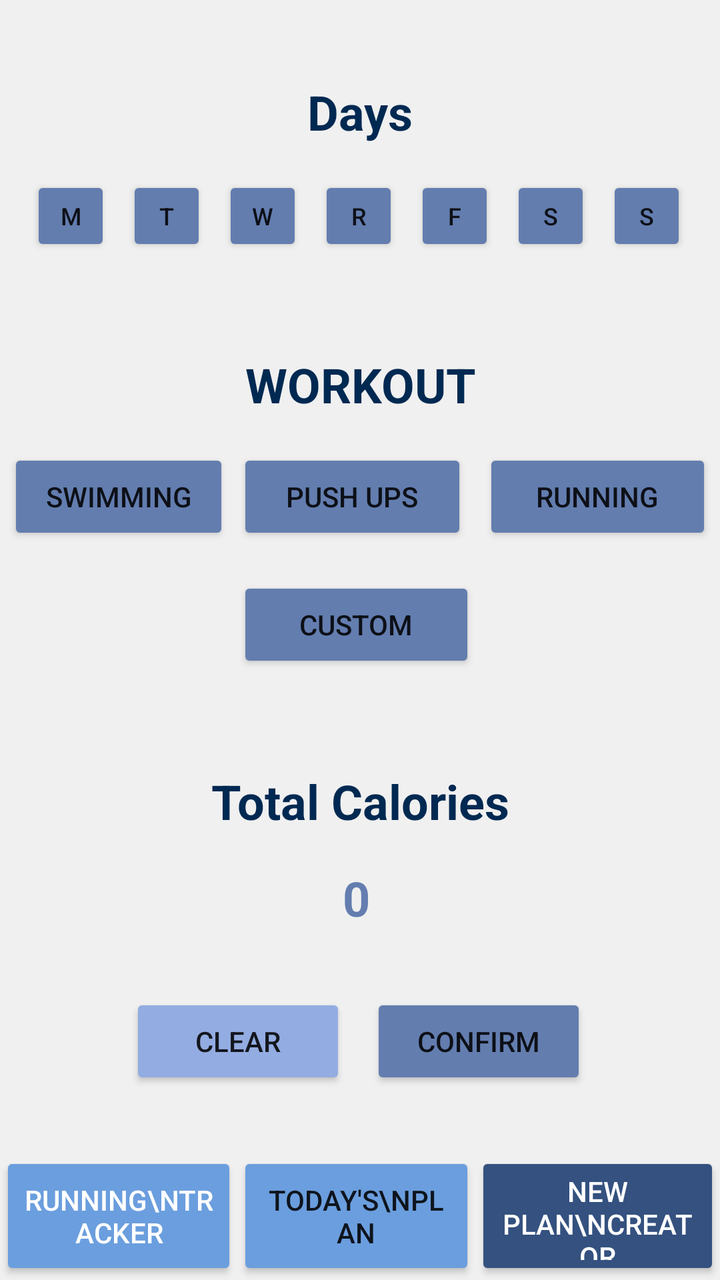
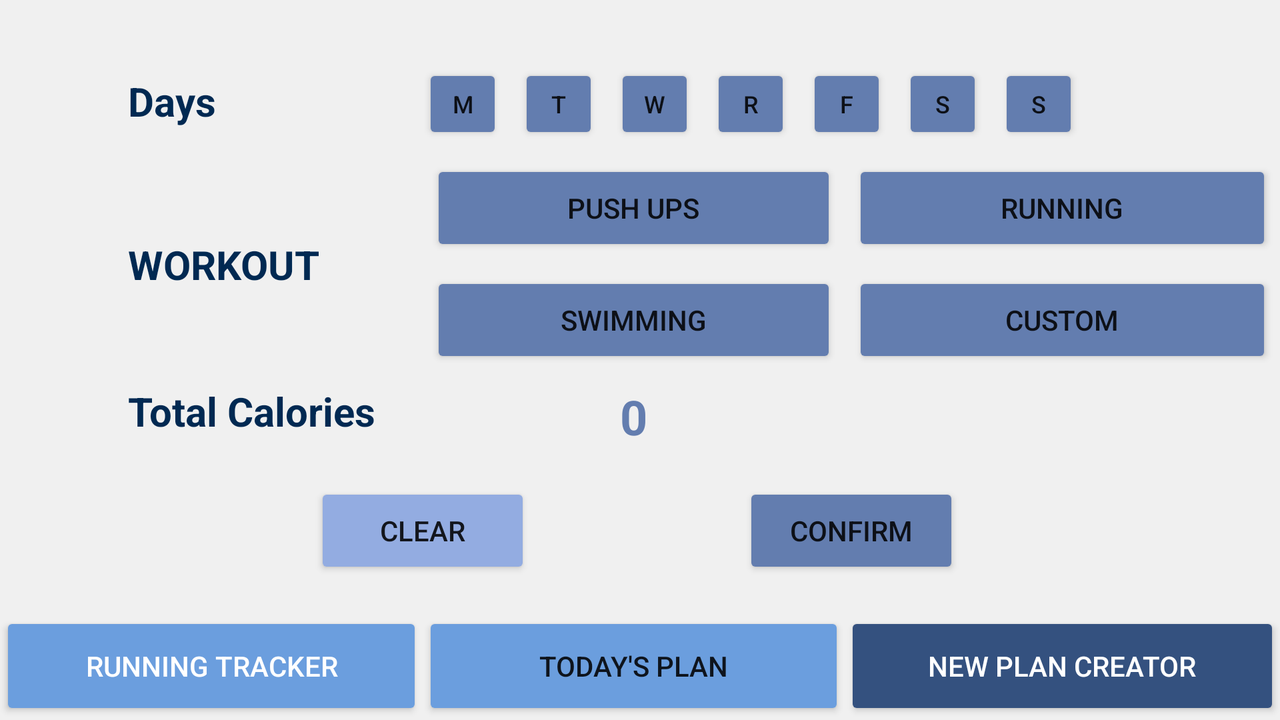

One screen, two layout resources from the same app: the default and the author's alternative for another configuration. Each is rendered where Android would select it; the XML of both is given below.
<!-- AndroidManifest.xml: application theme Theme.MyApplication -->
<!-- res/layout/activity_create_new_plan.xml -->
<?xml version="1.0" encoding="utf-8"?>
<androidx.constraintlayout.widget.ConstraintLayout xmlns:android="http://schemas.android.com/apk/res/android"
    xmlns:app="http://schemas.android.com/apk/res-auto"
    xmlns:tools="http://schemas.android.com/tools"
    android:layout_width="match_parent"
    android:layout_height="match_parent"
    android:background="#f0f0f0"
    tools:context=".CreateNewPlanActivity">

    <Button
        android:id="@+id/mondayBtn"
        android:layout_width="40sp"
        android:layout_height="40sp"
        android:layout_marginEnd="8dp"

        android:onClick="onButtonClick"
        android:text="M"
        android:textSize="12sp"
        android:backgroundTint="#637daf"
        app:cornerRadius="0dp"
        app:layout_constraintBottom_toTopOf="@+id/hLine3"
        app:layout_constraintEnd_toStartOf="@+id/tuesdayBtn"
        app:layout_constraintHorizontal_bias="1.0"
        app:layout_constraintStart_toStartOf="parent"
        app:layout_constraintTop_toTopOf="parent"
        app:layout_constraintVertical_bias="1.0" />

    <Button
        android:id="@+id/tuesdayBtn"
        android:layout_width="40sp"
        android:layout_height="40sp"
        android:layout_marginEnd="8dp"
        android:backgroundTint="#637daf"
        android:onClick="onButtonClick"
        android:text="T"
        android:textSize="12sp"
        app:cornerRadius="0dp"
        app:layout_constraintBottom_toTopOf="@+id/hLine3"
        app:layout_constraintEnd_toStartOf="@+id/wednesdayBtn"
        app:layout_constraintHorizontal_bias="1.0"
        app:layout_constraintStart_toStartOf="parent"
        app:layout_constraintTop_toTopOf="parent"
        app:layout_constraintVertical_bias="1.0" />

    <Button
        android:id="@+id/wednesdayBtn"
        android:layout_width="40sp"
        android:layout_height="40sp"
        android:layout_marginEnd="8dp"
        android:backgroundTint="#637daf"
        android:onClick="onButtonClick"
        android:text="W"
        android:textSize="12sp"
        app:cornerRadius="0dp"
        app:layout_constraintBottom_toTopOf="@+id/hLine3"
        app:layout_constraintEnd_toStartOf="@+id/thursdayBtn"
        app:layout_constraintHorizontal_bias="1.0"
        app:layout_constraintStart_toStartOf="parent"
        app:layout_constraintTop_toTopOf="parent"
        app:layout_constraintVertical_bias="1.0" />

    <Button
        android:id="@+id/thursdayBtn"
        android:layout_width="40sp"
        android:layout_height="40sp"
        android:backgroundTint="#637daf"
        android:onClick="onButtonClick"
        android:text="R"
        android:textSize="12sp"
        app:cornerRadius="0dp"
        app:layout_constraintBottom_toTopOf="@+id/hLine3"
        app:layout_constraintEnd_toEndOf="parent"
        app:layout_constraintHorizontal_bias="0.498"
        app:layout_constraintStart_toStartOf="parent"
        app:layout_constraintTop_toTopOf="parent"
        app:layout_constraintVertical_bias="1.0" />

    <Button
        android:id="@+id/fridayBtn"
        android:layout_width="40sp"
        android:layout_height="40sp"
        android:layout_marginStart="8dp"
        android:backgroundTint="#637daf"
        android:onClick="onButtonClick"
        android:text="F"
        android:textSize="12sp"
        app:cornerRadius="0dp"
        app:layout_constraintBottom_toTopOf="@+id/hLine3"
        app:layout_constraintEnd_toEndOf="parent"
        app:layout_constraintHorizontal_bias="0.0"
        app:layout_constraintStart_toEndOf="@+id/thursdayBtn"
        app:layout_constraintTop_toTopOf="parent"
        app:layout_constraintVertical_bias="1.0" />

    <Button
        android:id="@+id/saturdayBtn"
        android:layout_width="40sp"
        android:layout_height="40sp"
        android:layout_marginStart="8dp"
        android:backgroundTint="#637daf"
        android:onClick="onButtonClick"
        android:text="S"
        android:textSize="12sp"
        app:cornerRadius="0dp"
        app:layout_constraintBottom_toTopOf="@+id/hLine3"
        app:layout_constraintEnd_toEndOf="parent"
        app:layout_constraintHorizontal_bias="0.0"
        app:layout_constraintStart_toEndOf="@+id/fridayBtn"
        app:layout_constraintTop_toTopOf="parent"
        app:layout_constraintVertical_bias="1.0" />

    <Button
        android:id="@+id/sundayBtn"
        android:layout_width="40sp"
        android:layout_height="40sp"
        android:layout_marginStart="8dp"
        android:backgroundTint="#637daf"
        android:onClick="onButtonClick"
        android:text="S"
        android:textSize="12sp"
        app:cornerRadius="0dp"
        app:layout_constraintBottom_toTopOf="@+id/hLine3"
        app:layout_constraintEnd_toEndOf="parent"
        app:layout_constraintHorizontal_bias="0.0"
        app:layout_constraintStart_toEndOf="@+id/saturdayBtn"
        app:layout_constraintTop_toTopOf="parent"
        app:layout_constraintVertical_bias="1.0" />

    <Button
        android:id="@+id/runningTrackerBtn"
        android:layout_width="0dp"
        android:layout_height="0dp"
        android:backgroundTint="#6b9ede"
        android:onClick="openRunningTracker"
        android:text="RUNNING\nTRACKER"
        android:textColor="#ffffff"
        app:cornerRadius="0dp"
        app:layout_constraintBottom_toBottomOf="parent"
        app:layout_constraintEnd_toStartOf="@+id/vLine1"
        app:layout_constraintHorizontal_bias="0.5"
        app:layout_constraintStart_toStartOf="parent"
        app:layout_constraintTop_toTopOf="@+id/hLine1"
        app:layout_constraintVertical_bias="0.5" />

    <Button
        android:id="@+id/todayPlanBtn"
        android:layout_width="0dp"
        android:layout_height="0dp"
        android:backgroundTint="#6b9ede"
        android:onClick="openToday"
        android:text="Today's\nPlan"
        app:cornerRadius="0dp"
        app:layout_constraintBottom_toBottomOf="parent"
        app:layout_constraintEnd_toStartOf="@+id/vLine2"
        app:layout_constraintStart_toStartOf="@+id/vLine1"
        app:layout_constraintTop_toTopOf="@+id/hLine1" />

    <Button
        android:id="@+id/newPlanBtn"
        android:layout_width="0dp"
        android:layout_height="0dp"
        android:backgroundTint="#34517f"
        android:text="New Plan\nCreator"
        android:textColor="#ffffff"
        app:cornerRadius="0dp"
        app:layout_constraintBottom_toBottomOf="parent"
        app:layout_constraintEnd_toEndOf="parent"
        app:layout_constraintHorizontal_bias="0.5"
        app:layout_constraintStart_toStartOf="@+id/vLine2"
        app:layout_constraintTop_toTopOf="@+id/hLine1" />


    <androidx.constraintlayout.widget.Guideline
        android:id="@+id/hLine1"
        android:layout_width="wrap_content"
        android:layout_height="wrap_content"
        android:layout_marginTop="658dp"
        android:layout_marginBottom="73dp"
        android:orientation="horizontal"
        app:layout_constraintBottom_toBottomOf="parent"
        app:layout_constraintGuide_percent="0.90"
        app:layout_constraintTop_toTopOf="parent" />


    <androidx.constraintlayout.widget.Guideline
        android:id="@+id/hLine3"
        android:layout_width="wrap_content"
        android:layout_height="wrap_content"
        android:layout_marginTop="658dp"
        android:layout_marginBottom="73dp"
        android:orientation="horizontal"
        app:layout_constraintBottom_toBottomOf="parent"
        app:layout_constraintGuide_percent=".2"
        app:layout_constraintTop_toTopOf="parent" />

    <androidx.constraintlayout.widget.Guideline
        android:id="@+id/vLine1"
        android:layout_width="wrap_content"
        android:layout_height="wrap_content"
        android:layout_marginStart="20dp"
        android:orientation="vertical"
        app:layout_constraintGuide_percent="0.33"
        app:layout_constraintStart_toStartOf="parent" />

    <androidx.constraintlayout.widget.Guideline
        android:id="@+id/vLine2"
        android:layout_width="wrap_content"
        android:layout_height="wrap_content"
        android:layout_marginStart="20dp"
        android:orientation="vertical"
        app:layout_constraintGuide_percent="0.66"
        app:layout_constraintStart_toStartOf="parent" />

    <TextView
        android:id="@+id/daysTextview"
        android:layout_width="wrap_content"
        android:layout_height="wrap_content"
        android:layout_marginBottom="16dp"
        android:text="Days"
        android:textColor="#002952"
        android:textStyle="bold"
        android:textSize="24sp"
        app:layout_constraintBottom_toTopOf="@+id/thursdayBtn"
        app:layout_constraintEnd_toEndOf="parent"
        app:layout_constraintStart_toStartOf="parent"
        app:layout_constraintTop_toTopOf="parent"
        app:layout_constraintVertical_bias="1.0" />

    <TextView
        android:id="@+id/workoutTextview"
        android:layout_width="wrap_content"
        android:layout_height="wrap_content"
        android:layout_marginTop="48dp"
        android:text="WORKOUT"
        android:textColor="#002952"
        android:textSize="24sp"
        android:textStyle="bold"
        app:layout_constraintEnd_toEndOf="parent"
        app:layout_constraintHorizontal_bias="0.502"
        app:layout_constraintStart_toStartOf="parent"
        app:layout_constraintTop_toBottomOf="@+id/thursdayBtn" />

    <TextView
        android:id="@+id/totalCalTextview"
        android:layout_width="wrap_content"
        android:layout_height="wrap_content"
        android:layout_marginTop="48dp"
        android:text="Total Calories"
        android:textColor="#002952"
        android:textSize="24sp"
        android:textStyle="bold"
        app:layout_constraintEnd_toEndOf="parent"
        app:layout_constraintStart_toStartOf="parent"
        app:layout_constraintTop_toBottomOf="@+id/defaultCustomBtn" />

    <Button
        android:id="@+id/defaultSwimBtn"
        android:layout_width="0dp"
        android:layout_height="wrap_content"
        android:layout_marginStart="4dp"
        android:layout_marginTop="16dp"
        android:layout_marginEnd="4dp"
        android:backgroundTint="#637daf"
        android:onClick="onButtonClick"
        android:text="Swimming"
        app:cornerRadius="0dp"
        app:layout_constraintEnd_toStartOf="@+id/vLine1"
        app:layout_constraintHorizontal_bias="1.0"
        app:layout_constraintStart_toStartOf="parent"
        app:layout_constraintTop_toBottomOf="@+id/workoutTextview" />

    <Button
        android:id="@+id/defaultPushupBtn"
        android:layout_width="0dp"
        android:layout_height="wrap_content"
        android:layout_marginStart="4dp"
        android:layout_marginTop="16dp"
        android:layout_marginEnd="4dp"
        android:backgroundTint="#637daf"
        android:onClick="onButtonClick"
        android:text="Push Ups"
        app:cornerRadius="0dp"
        app:layout_constraintEnd_toStartOf="@+id/vLine2"
        app:layout_constraintHorizontal_bias="1.0"
        app:layout_constraintStart_toEndOf="@+id/defaultSwimBtn"
        app:layout_constraintTop_toBottomOf="@+id/workoutTextview" />

    <Button
        android:id="@+id/defaultRunningBtn"
        android:layout_width="0dp"
        android:layout_height="wrap_content"
        android:layout_marginStart="4dp"
        android:layout_marginTop="16dp"
        android:layout_marginEnd="4dp"
        android:backgroundTint="#637daf"
        android:onClick="onButtonClick"
        android:text="Running"
        app:cornerRadius="0dp"
        app:layout_constraintEnd_toEndOf="parent"
        app:layout_constraintHorizontal_bias=".5"
        app:layout_constraintStart_toStartOf="@+id/vLine2"
        app:layout_constraintTop_toBottomOf="@+id/workoutTextview" />

    <Button
        android:id="@+id/defaultCustomBtn"
        android:layout_width="0dp"
        android:layout_height="wrap_content"
        android:layout_marginTop="16dp"
        android:backgroundTint="#637daf"
        app:cornerRadius="0dp"
        android:text="Custom"
        app:layout_constraintEnd_toStartOf="@+id/vLine2"
        app:layout_constraintStart_toStartOf="@+id/vLine1"
        app:layout_constraintTop_toBottomOf="@+id/defaultPushupBtn" />

    <TextView
        android:id="@+id/calNumTextview"
        android:layout_width="0dp"
        android:layout_height="wrap_content"
        android:layout_marginTop="16dp"
        android:text="0"
        android:freezesText="true"
        android:textAlignment="center"
        android:textSize="24sp"
        android:textStyle="bold"
        android:textColor="#637daf"
        app:layout_constraintEnd_toStartOf="@+id/vLine2"
        app:layout_constraintHorizontal_bias="0.525"
        app:layout_constraintStart_toStartOf="@+id/vLine1"
        app:layout_constraintTop_toBottomOf="@+id/totalCalTextview" />

    <Button
        android:id="@+id/clearBtn"
        android:layout_width="108sp"
        android:layout_height="wrap_content"
        android:backgroundTint="#93ace1"
        android:onClick="clearBtnAction"
        android:text="CLEAR"
        app:cornerRadius="0dp"
        app:layout_constraintBottom_toTopOf="@+id/hLine1"
        app:layout_constraintEnd_toStartOf="@+id/vLine2"
        app:layout_constraintStart_toStartOf="parent"
        app:layout_constraintTop_toBottomOf="@+id/calNumTextview" />

    <Button
        android:id="@+id/confirmBtn"
        android:layout_width="108sp"
        android:layout_height="wrap_content"
        android:onClick="confirmBtnAction"
        android:text="Confirm"
        android:backgroundTint="#637daf"
        app:cornerRadius="0dp"
        app:layout_constraintBottom_toTopOf="@+id/hLine1"
        app:layout_constraintEnd_toEndOf="parent"
        app:layout_constraintStart_toStartOf="@+id/vLine1"
        app:layout_constraintTop_toBottomOf="@+id/calNumTextview"
        app:layout_constraintVertical_bias="0.503" />

</androidx.constraintlayout.widget.ConstraintLayout>
<!-- resources referenced by this layout -->
<resources>
  <style name="Theme.MyApplication" parent="Theme.MaterialComponents.DayNight.DarkActionBar">
          
          <item name="colorPrimary">#5787d5</item>
          <item name="colorPrimaryVariant">#34517f</item>
          <item name="colorOnPrimary">@color/white</item>
          
          <item name="colorSecondary">#34517f</item>
          <item name="colorSecondaryVariant">#5787d5</item>
          <item name="colorOnSecondary">@color/black</item>
          
          <item name="android:statusBarColor" tools:targetApi="l">?attr/colorPrimaryVariant</item>
          
      </style>
</resources>
<!-- res/layout-land/activity_create_new_plan.xml (the author's variant of the layout above) -->
<!-- drawn on the phone turned sideways -->
<?xml version="1.0" encoding="utf-8"?>
<androidx.constraintlayout.widget.ConstraintLayout xmlns:android="http://schemas.android.com/apk/res/android"
    xmlns:app="http://schemas.android.com/apk/res-auto"
    xmlns:tools="http://schemas.android.com/tools"
    android:layout_width="match_parent"
    android:layout_height="match_parent"
    android:background="#f0f0f0"
    tools:context=".CreateNewPlanActivity">

    <Button
        android:id="@+id/mondayBtn"
        android:layout_width="40sp"
        android:layout_height="40sp"
        android:backgroundTint="#637daf"
        android:onClick="onButtonClick"
        android:text="M"
        android:textSize="12sp"
        app:cornerRadius="0dp"
        app:layout_constraintBottom_toTopOf="@+id/hLine3"
        app:layout_constraintEnd_toEndOf="parent"
        app:layout_constraintHorizontal_bias="0.0"
        app:layout_constraintStart_toStartOf="@+id/vLine1"
        app:layout_constraintTop_toTopOf="parent"
        app:layout_constraintVertical_bias="1.0" />

    <Button
        android:id="@+id/tuesdayBtn"
        android:layout_width="40sp"
        android:layout_height="40sp"
        android:layout_marginStart="8dp"
        android:backgroundTint="#637daf"
        android:onClick="onButtonClick"
        android:text="T"
        android:textSize="12sp"
        app:cornerRadius="0dp"
        app:layout_constraintBottom_toTopOf="@+id/hLine3"
        app:layout_constraintEnd_toEndOf="parent"
        app:layout_constraintHorizontal_bias="0.0"
        app:layout_constraintStart_toEndOf="@+id/mondayBtn"
        app:layout_constraintTop_toTopOf="parent"
        app:layout_constraintVertical_bias="1.0" />

    <Button
        android:id="@+id/wednesdayBtn"
        android:layout_width="40sp"
        android:layout_height="40sp"
        android:layout_marginStart="8dp"
        android:backgroundTint="#637daf"
        android:onClick="onButtonClick"
        android:text="W"
        android:textSize="12sp"
        app:cornerRadius="0dp"
        app:layout_constraintBottom_toTopOf="@+id/hLine3"
        app:layout_constraintEnd_toEndOf="parent"
        app:layout_constraintHorizontal_bias="0.0"
        app:layout_constraintStart_toEndOf="@+id/tuesdayBtn"
        app:layout_constraintTop_toTopOf="parent"
        app:layout_constraintVertical_bias="1.0" />

    <Button
        android:id="@+id/thursdayBtn"
        android:layout_width="40sp"
        android:layout_height="40sp"
        android:layout_marginStart="8dp"
        android:backgroundTint="#637daf"
        android:onClick="onButtonClick"
        android:text="R"
        android:textSize="12sp"
        app:cornerRadius="0dp"
        app:layout_constraintBottom_toTopOf="@+id/hLine3"
        app:layout_constraintEnd_toEndOf="parent"
        app:layout_constraintHorizontal_bias="0.0"
        app:layout_constraintStart_toEndOf="@+id/wednesdayBtn"
        app:layout_constraintTop_toTopOf="parent"
        app:layout_constraintVertical_bias="1.0" />

    <Button
        android:id="@+id/fridayBtn"
        android:layout_width="40sp"
        android:layout_height="40sp"
        android:layout_marginStart="8dp"
        android:backgroundTint="#637daf"
        android:onClick="onButtonClick"
        android:text="F"
        android:textSize="12sp"
        app:cornerRadius="0dp"
        app:layout_constraintBottom_toTopOf="@+id/hLine3"
        app:layout_constraintEnd_toEndOf="parent"
        app:layout_constraintHorizontal_bias="0.0"
        app:layout_constraintStart_toEndOf="@+id/thursdayBtn"
        app:layout_constraintTop_toTopOf="parent"
        app:layout_constraintVertical_bias="1.0" />

    <Button
        android:id="@+id/saturdayBtn"
        android:layout_width="40sp"
        android:layout_height="40sp"
        android:layout_marginStart="8dp"
        android:backgroundTint="#637daf"
        android:onClick="onButtonClick"
        android:text="S"
        android:textSize="12sp"
        app:cornerRadius="0dp"
        app:layout_constraintBottom_toTopOf="@+id/hLine3"
        app:layout_constraintEnd_toEndOf="parent"
        app:layout_constraintHorizontal_bias="0.0"
        app:layout_constraintStart_toEndOf="@+id/fridayBtn"
        app:layout_constraintTop_toTopOf="parent"
        app:layout_constraintVertical_bias="1.0" />

    <Button
        android:id="@+id/sundayBtn"
        android:layout_width="40sp"
        android:layout_height="40sp"
        android:layout_marginStart="8dp"
        android:backgroundTint="#637daf"
        android:onClick="onButtonClick"
        android:text="S"
        android:textSize="12sp"
        app:cornerRadius="0dp"
        app:layout_constraintBottom_toTopOf="@+id/hLine3"
        app:layout_constraintEnd_toEndOf="parent"
        app:layout_constraintHorizontal_bias="0.0"
        app:layout_constraintStart_toEndOf="@+id/saturdayBtn"
        app:layout_constraintTop_toTopOf="parent"
        app:layout_constraintVertical_bias="1.0" />

    <Button
        android:id="@+id/runningTrackerBtn"
        android:layout_width="0dp"
        android:layout_height="0dp"
        android:backgroundTint="#6b9ede"
        android:onClick="openRunningTracker"
        android:text="RUNNING TRACKER"
        android:textColor="#ffffff"
        app:cornerRadius="0dp"
        app:layout_constraintBottom_toBottomOf="parent"
        app:layout_constraintEnd_toStartOf="@+id/vLine1"
        app:layout_constraintHorizontal_bias="0.5"
        app:layout_constraintStart_toStartOf="parent"
        app:layout_constraintTop_toTopOf="@+id/hLine1"
        app:layout_constraintVertical_bias="0.5" />

    <Button
        android:id="@+id/todayPlanBtn"
        android:layout_width="0dp"
        android:layout_height="0dp"
        android:backgroundTint="#6b9ede"
        android:onClick="openToday"
        android:text="Today's Plan"
        app:cornerRadius="0dp"
        app:layout_constraintBottom_toBottomOf="parent"
        app:layout_constraintEnd_toStartOf="@+id/vLine2"
        app:layout_constraintStart_toStartOf="@+id/vLine1"
        app:layout_constraintTop_toTopOf="@+id/hLine1" />

    <Button
        android:id="@+id/newPlanBtn"
        android:layout_width="0dp"
        android:layout_height="0dp"
        android:backgroundTint="#34517f"
        android:text="New Plan Creator"
        android:textColor="#ffffff"
        app:cornerRadius="0dp"
        app:layout_constraintBottom_toBottomOf="parent"
        app:layout_constraintEnd_toEndOf="parent"
        app:layout_constraintHorizontal_bias="0.5"
        app:layout_constraintStart_toStartOf="@+id/vLine2"
        app:layout_constraintTop_toTopOf="@+id/hLine1" />


    <androidx.constraintlayout.widget.Guideline
        android:id="@+id/hLine1"
        android:layout_width="wrap_content"
        android:layout_height="wrap_content"
        android:layout_marginTop="658dp"
        android:layout_marginBottom="73dp"
        android:orientation="horizontal"
        app:layout_constraintBottom_toBottomOf="parent"
        app:layout_constraintGuide_percent="0.85"
        app:layout_constraintTop_toTopOf="parent" />


    <androidx.constraintlayout.widget.Guideline
        android:id="@+id/hLine3"
        android:layout_width="wrap_content"
        android:layout_height="wrap_content"
        android:layout_marginTop="658dp"
        android:layout_marginBottom="73dp"
        android:orientation="horizontal"
        app:layout_constraintBottom_toBottomOf="parent"
        app:layout_constraintGuide_percent="0.2"
        app:layout_constraintTop_toTopOf="parent" />

    <androidx.constraintlayout.widget.Guideline
        android:id="@+id/vLine1"
        android:layout_width="wrap_content"
        android:layout_height="wrap_content"
        android:layout_marginStart="20dp"
        android:orientation="vertical"
        app:layout_constraintGuide_percent="0.33"
        app:layout_constraintStart_toStartOf="parent" />

    <androidx.constraintlayout.widget.Guideline
        android:id="@+id/vLine2"
        android:layout_width="wrap_content"
        android:layout_height="wrap_content"
        android:layout_marginStart="20dp"
        android:orientation="vertical"
        app:layout_constraintGuide_percent="0.66"
        app:layout_constraintStart_toStartOf="parent" />
    <androidx.constraintlayout.widget.Guideline
        android:id="@+id/vLine3"
        android:layout_width="wrap_content"
        android:layout_height="wrap_content"
        android:layout_marginStart="20dp"
        android:orientation="vertical"
        app:layout_constraintGuide_percent="0.1"
        app:layout_constraintStart_toStartOf="parent" />

    <TextView
        android:id="@+id/daysTextview"
        android:layout_width="wrap_content"
        android:layout_height="wrap_content"
        android:layout_marginBottom="8dp"
        android:text="Days"
        android:textColor="#002952"
        android:textSize="20sp"
        android:textStyle="bold"
        app:layout_constraintBottom_toTopOf="@+id/hLine3"
        app:layout_constraintEnd_toStartOf="@+id/mondayBtn"
        app:layout_constraintHorizontal_bias="0.0"
        app:layout_constraintStart_toStartOf="@+id/vLine3"
        app:layout_constraintTop_toTopOf="parent"
        app:layout_constraintVertical_bias="1.0" />

    <TextView
        android:id="@+id/workoutTextview"
        android:layout_width="wrap_content"
        android:layout_height="wrap_content"
        android:text="WORKOUT"
        android:textColor="#002952"
        android:textSize="20sp"
        android:textStyle="bold"
        app:layout_constraintBottom_toTopOf="@+id/totalCalTextview"
        app:layout_constraintEnd_toStartOf="@+id/vLine1"
        app:layout_constraintHorizontal_bias="0.0"
        app:layout_constraintStart_toStartOf="@+id/vLine3"
        app:layout_constraintTop_toTopOf="@+id/hLine3" />

    <TextView
        android:id="@+id/totalCalTextview"
        android:layout_width="wrap_content"
        android:layout_height="32dp"
        android:layout_marginTop="8dp"
        android:text="Total Calories"
        android:textColor="#002952"
        android:textSize="20sp"
        android:textStyle="bold"
        app:layout_constraintBottom_toTopOf="@+id/clearBtn"
        app:layout_constraintEnd_toStartOf="@+id/vLine1"
        app:layout_constraintHorizontal_bias="0.0"
        app:layout_constraintStart_toStartOf="@+id/vLine3"
        app:layout_constraintTop_toBottomOf="@+id/defaultCustomBtn"
        app:layout_constraintVertical_bias="0.0" />

    <Button
        android:id="@+id/defaultSwimBtn"
        android:layout_width="0dp"
        android:layout_height="wrap_content"
        android:layout_marginStart="4dp"
        android:layout_marginTop="8dp"
        android:layout_marginEnd="4dp"
        android:backgroundTint="#637daf"
        android:onClick="onButtonClick"
        android:text="Swimming"
        app:cornerRadius="0dp"
        app:layout_constraintBottom_toTopOf="@+id/calNumTextview"
        app:layout_constraintEnd_toStartOf="@+id/vLine2"
        app:layout_constraintHorizontal_bias="1.0"
        app:layout_constraintStart_toStartOf="@+id/vLine1"
        app:layout_constraintTop_toBottomOf="@+id/defaultPushupBtn"
        app:layout_constraintVertical_bias="0.0" />

    <Button
        android:id="@+id/defaultPushupBtn"
        android:layout_width="0dp"
        android:layout_height="wrap_content"
        android:layout_marginStart="4dp"
        android:layout_marginTop="8dp"
        android:layout_marginEnd="4dp"
        android:backgroundTint="#637daf"
        android:onClick="onButtonClick"
        android:text="Push Ups"
        app:cornerRadius="0dp"
        app:layout_constraintEnd_toStartOf="@+id/vLine2"
        app:layout_constraintStart_toStartOf="@+id/vLine1"
        app:layout_constraintTop_toTopOf="@+id/hLine3" />

    <Button
        android:id="@+id/defaultRunningBtn"
        android:layout_width="0dp"
        android:layout_height="wrap_content"
        android:layout_marginStart="4dp"
        android:layout_marginTop="8dp"
        android:layout_marginEnd="4dp"
        android:backgroundTint="#637daf"
        android:onClick="onButtonClick"
        android:text="Running"
        app:cornerRadius="0dp"
        app:layout_constraintEnd_toEndOf="parent"
        app:layout_constraintHorizontal_bias=".5"
        app:layout_constraintStart_toStartOf="@+id/vLine2"
        app:layout_constraintTop_toTopOf="@+id/hLine3" />

    <Button
        android:id="@+id/defaultCustomBtn"
        android:layout_width="0dp"
        android:layout_height="wrap_content"
        android:layout_marginStart="4dp"
        android:layout_marginTop="8dp"
        android:layout_marginEnd="4dp"
        android:backgroundTint="#637daf"
        android:text="Custom"
        app:cornerRadius="0dp"
        app:layout_constraintBottom_toTopOf="@+id/newPlanBtn"
        app:layout_constraintEnd_toEndOf="parent"
        app:layout_constraintStart_toStartOf="@+id/vLine2"
        app:layout_constraintTop_toBottomOf="@+id/defaultPushupBtn"
        app:layout_constraintVertical_bias="0.0" />

    <TextView
        android:id="@+id/calNumTextview"
        android:layout_width="0dp"
        android:layout_height="wrap_content"
        android:layout_marginTop="8dp"
        android:freezesText="true"
        android:text="0"
        android:textAlignment="center"
        android:textColor="#637daf"
        android:textSize="24sp"
        android:textStyle="bold"
        app:layout_constraintEnd_toStartOf="@+id/vLine2"
        app:layout_constraintHorizontal_bias="0.0"
        app:layout_constraintStart_toStartOf="@+id/vLine1"
        app:layout_constraintTop_toBottomOf="@+id/defaultCustomBtn" />

    <Button
        android:id="@+id/clearBtn"
        android:layout_width="108sp"
        android:layout_height="wrap_content"
        android:backgroundTint="#93ace1"
        android:onClick="clearBtnAction"
        android:text="CLEAR"
        app:cornerRadius="0dp"
        app:layout_constraintBottom_toTopOf="@+id/hLine1"
        app:layout_constraintEnd_toStartOf="@+id/vLine2"
        app:layout_constraintStart_toStartOf="parent"
        app:layout_constraintTop_toBottomOf="@+id/calNumTextview" />

    <Button
        android:id="@+id/confirmBtn"
        android:layout_width="108sp"
        android:layout_height="wrap_content"
        android:backgroundTint="#637daf"
        android:onClick="confirmBtnAction"
        android:text="Confirm"
        app:cornerRadius="0dp"
        app:layout_constraintBottom_toTopOf="@+id/hLine1"
        app:layout_constraintEnd_toEndOf="parent"
        app:layout_constraintStart_toStartOf="@+id/vLine1"
        app:layout_constraintTop_toBottomOf="@+id/calNumTextview"
        app:layout_constraintVertical_bias="0.503" />

</androidx.constraintlayout.widget.ConstraintLayout>
